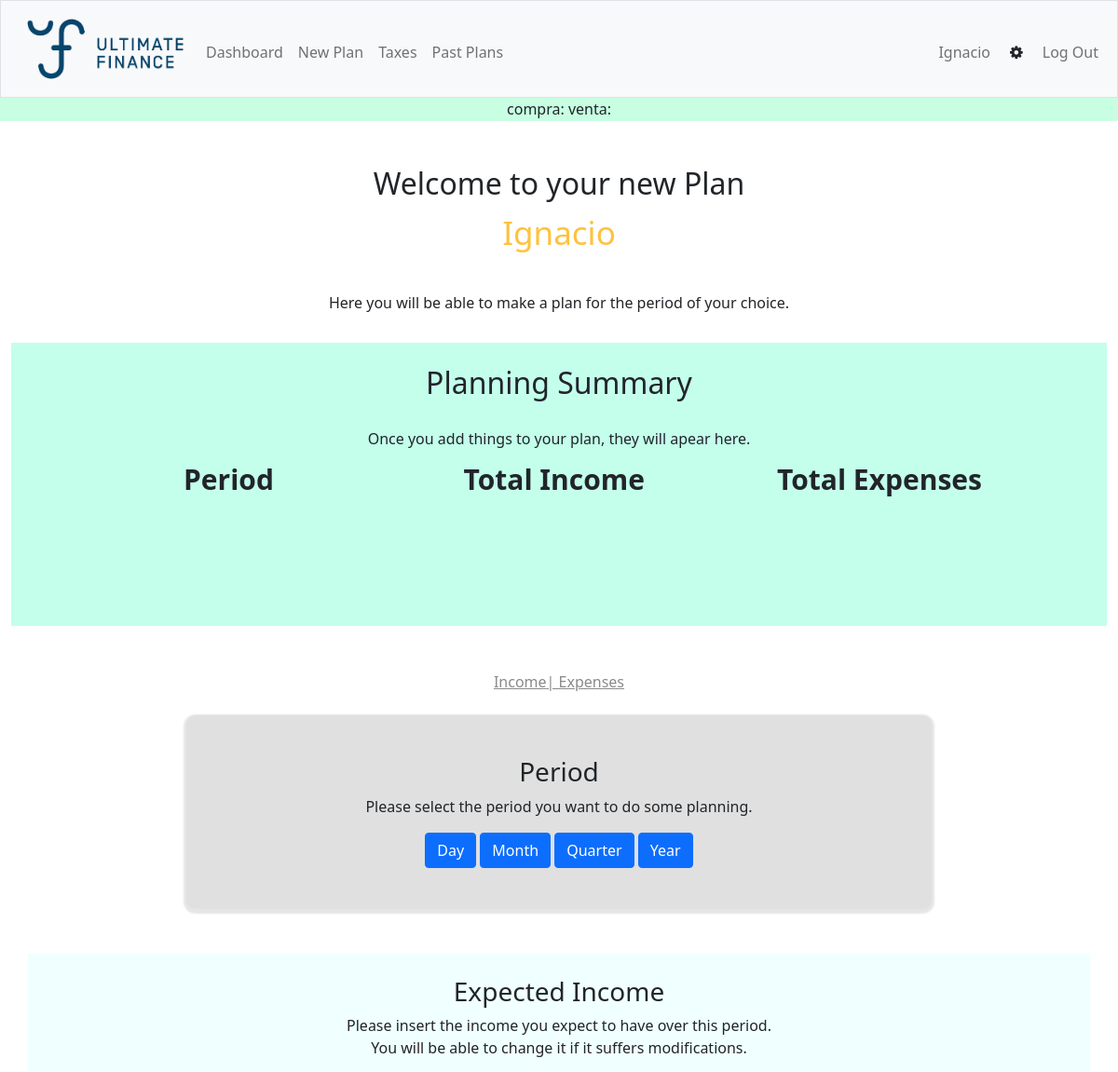
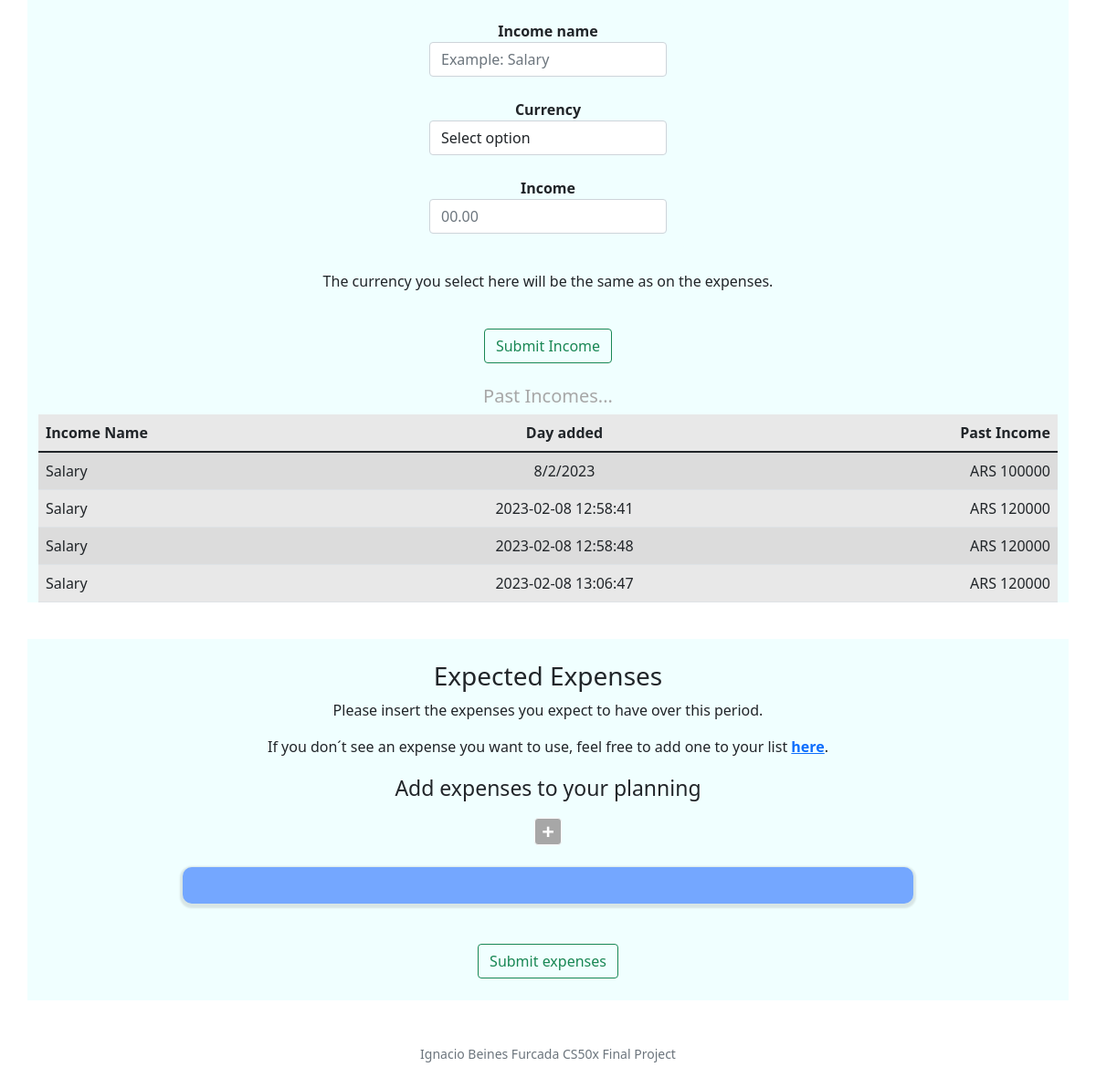
Page /new_plan (signed in) on the committed database (2 pictures, top to bottom).
### tables this page shows
CREATE TABLE users (id INTEGER PRIMARY KEY AUTOINCREMENT NOT NULL, username TEXT NOT NULL, hash TEXT NOT NULL, type_of_user TEXT, expertise TEXT, name TEXT, lastname TEXT, birth DATETIME);

CREATE TABLE incomes (id INTEGER PRIMARY KEY AUTOINCREMENT NOT NULL, day_added DATETIME NOT NULL,
name TEXT NOT NULL, user_id INTEGER, currency TEXT, income NUMERIC);

### app.py (the view, shortened to what this page needs)
@app.route("/new_plan", methods=["GET", "POST"])
@login_required
def new_plan():
    user_id = session["user_id"]
    name = db.execute("SELECT name FROM users WHERE id = ?", user_id)
    expenses = db.execute("SELECT * FROM expenses WHERE user_id = ?", user_id)
    now = datetime.now()
    incomes = db.execute("SELECT * FROM incomes WHERE user_id = ?", user_id)
    return render_template("new_plan.html", name=name, currencies=currencies, expenses=expenses, incomes=incomes)

### app.py (called while the page is built)
@app.after_request
def after_request(response):
    response.headers["Cache-Control"] = "no-cache, no-store, must-revalidate"
    response.headers["Expires"] = 0
    response.headers["Pragma"] = "no-cache"
    return response

### extras.py (called while the page is built)
def login_required(f):
    @wraps(f)
    def decorated_function(*args, **kwargs):
        if session.get("user_id") is None:
            return redirect("/login")
        return f(*args, **kwargs)
    return decorated_function

### templates/new_plan.html (shortened to what this page needs)
{% extends "layout.html" %}
{% block main %}
    <form action="/new_plan" method="post">
    <div>
        <h2 style="text-align:center">Welcome to your new Plan </h2>
        <p class="name" style="text-align:center" style="color:rgb(255, 168, 69)">{% for name in name %}{{ name.name }}{% endfor %}</p>
    </div>
    <br>
    <div>
        <h6 style="text-align:center">Here you will be able to make a plan for the period of your choice. <h6>
    </div>
    <br>
    <div class="summary">
        <br><h2>Planning Summary</h2>
        <br> <h6>Once you add things to your plan, they will apear here.</h6>
        <table class="summary_table text-center" style="width:90%">
            <tr >
              <th style="width:33%">Period</th>
              <th style="width:33%">Total Income</th>
              <th style="width:33%">Total Expenses</th>
            </tr>
            <tr style="height:100px">
                <td>{% block content3 %} {{ period }} {% endblock %}</td>
                <td></td>
                <td><td>
            </tr>
          </table>
          <br>
    </div>
    <br><br>
    <a class="hyperlinks" href="#income">Income</a><a class="hyperlinks" href="#expenses">|           Expenses</a>
    <br><br>
        <div class="period container">
            <br>
            <h3>Period</h3>
            <p>Please select the period you want to do some planning. </p>
            <input onclick="period();" class="btn btn-primary" id="day" name="day" type="submit" value="Day">
            <input onclick="period();" class="btn btn-primary" id="month" name="month" type="submit" value="Month">
            <input onclick="period();" class="btn btn-primary" id="quarter" name="quarter" type="submit" value="Quarter">
            <input onclick="period();" class="btn btn-primary" id="year" name="year" type="submit" value="Year">
            <br><br>
        </div><br><br>
        <div class="income container" id="income">
            <br><h3>Expected Income</h3>
            <p>Please insert the income you expect to have over this period.  <br>You will be able to change it if it suffers modifications.
            <div class="form-row expected_income" >
                <div class="col">
                    <strong>Income name</strong>
                    <input class="form-control" type="text" name="income_name" placeholder="Example: Salary"><br>
                    <strong>Currency</strong>
                    <select class="form-control" name="currency">
                        <option selected disabled>Select option</option>
                    </select>
                </div><br>
                <div class="col">
                    <strong>Income</strong>
                    <input class="form-control" type="text" name="income" placeholder="00.00">
                </div>
            </div>
            <p>The currency you select here will be the same as on the expenses.</p>
            <div>
                <br>
                <button class="btn btn-outline-success" type="submit">Submit Income</button>
                <br>
            </div>
            <br>
            <h5 class="past-incomes">Past Incomes...</h5>
            <table class="table table-striped grey">
                <thead>
                    <tr>
                        <th class="text-start">Income Name</th>
                        <th class="text-center">Day added</th>
                        <th class="text-end">Past Income</th>
                    </tr>
                </thead>
               <tbody>
                    {% for income in incomes %}
                        <tr>
                            <td class="text-start">{{ income.name }}</td>
                            <td class="text-center">{{ income.day_added }}</td>
                            <td class="text-end">{{ income.currency }} {{ income.income }}</td>
                        </tr>
                    {% endfor %}
                </tbody>
            </table>
        </div>
        <br>
        <div style="margin:auto" id="expenses" class="income container">
            <br><h3>Expected Expenses</h3>
            <p>Please insert the expenses you expect to have over this period.  <br><p>If you don´t see an expense you want to use, feel free to add one to your list <a href="/add_expense"><strong>here</strong></a>.</p>
            <p class="table_title">Add expenses to your planning</p>
            <a style="margin:auto" class="add btn btn-light">&plus;</a>
            <br>
            <div class="inp-group">
            </div>
            <div>
                <br>
                <button class="btn btn-outline-success" type="submit">Submit expenses</button>
                <br>
            </div>
            <br>
        </div>
    </form>
{% endblock %}

### templates/layout.html (shortened to what this page needs)
<!DOCTYPE html>
<html lang="en">
    <head>
        <link href="https://cdn.jsdelivr.net/npm/bootstrap@5.1.3/dist/css/bootstrap.min.css" rel="stylesheet">
        <link rel="stylesheet" href="https://cdnjs.cloudflare.com/ajax/libs/font-awesome/4.7.0/css/font-awesome.min.css">
        <link href="/static/styles.css" rel="stylesheet">
    </head>
    <body>
        <nav class="bg-light border navbar navbar-expand-md navbar-light">
            <div class="container-fluid">
                <img src="static/logo_ultimate_finance.png" alt="logo" width="200" height="auto" class="nav-link" href="/"/>
                <div class="collapse navbar-collapse" id="navbar">
                    {% if session["user_id"] %}
                        <ul class="navbar-nav me-auto mt-2">
                            <li class="nav-item"><a class="nav-link" href="/">Dashboard</a></li>
                            <li class="nav-item"><a class="nav-link" href="/new_plan">New Plan</a></li>
                            <li class="nav-item"><a class="nav-link" href="/taxes">Taxes</a></li>
                            <li class="nav-item"><a class="nav-link" href="/pas_plans">Past Plans</a></li>
                        </ul>
                        <ul class="navbar-nav ms-auto mt-2">
                            <li class="nav-item"><a class="nav-link">{% for name in name %}{{ name.name }}{% endfor %}</a></li>
                            <button class="btn" href="/settings"><i class="fa fa-gear" ></i></button>
                            <li class="nav-item"><a class="nav-link" href="/logout">Log Out</a></li>
                        </ul>
                    {% else %}
                        <ul class="navbar-nav ms-auto mt-2">
                            <li class="nav-item"><a class="nav-link" href="/register">Register</a></li>
                            <li class="nav-item"><a class="nav-link" href="/login">Log In</a></li>
                        </ul>
                    {% endif %}
                </div>
            </div>
        </nav>
        <div class="usd_values">
            <p> compra: {% block content1 %} {{ compra }} {% endblock %}
                venta:{% block content2 %} {{ venta }} {% endblock %}</p>
        </div>
        <main class="container-fluid py-5 text-center">
            {% block main %}{% endblock %}
        </main>
        <footer class="mb-5 small text-center text-muted">
            Ignacio Beines Furcada CS50x Final Project
        </footer>
    </body>
</html>

### static/styles.css (style rules this page uses)
body { min-height: 100vh; display: flex; flex-direction: column; }
footer { margin-top: auto; }
.income { background-color: azure; }
.past-incomes { color:rgb(167, 167, 167) }
.hyperlinks { color:rgb(138, 138, 138) }
.period { background-color: rgb(224, 224, 224); margin:auto; max-width: 800px; border-radius: 10px; width: auto; padding: 20px; margin-bottom: 20px; box-shadow: 0 2px 2px 3px rgba(0,0,0,0.1); }
.expected_income { background-color: azure; margin:auto; max-width: 800px; border-radius: 10px; width: 300px; padding: 20px; margin-bottom: 20px; }
.grey { background-color: rgba(128,128,128,.25); }
.container { text-align:center; margin: 0 auto; position: relative; }
form { text-align: center; align-items: center; }
.add { text-decoration: none; display: inline-block; background:rgb(167, 167, 167); color: #fff; font-size: 1.5rem; font-weight:bold; width: 30px; height: 30px; color: #fff; margin-left: auto; display: flex; justify-content: center; align-items: center; cursor: pointer; }
.inp-group { margin:auto; max-width: 800px; background: rgb(116, 167, 255); border-radius: 10px; width: auto; padding: 20px; margin-bottom: 20px; box-shadow: 0 2px 2px 3px rgba(0,0,0,0.1); }
.table_title { font-size: 23px; font-weight: 500; }
.summary { background-color: rgb(195, 255, 235); align-items: center; text-align: center; position: relative; }
.summary_table { margin: 10px auto; position: relative; padding: 15px; font-size: 30px; }
.name { font-size: 35px; color:#ffc23e }
.usd_values { background-color: #c8ffe3; align-items: center; text-align: center; position: relative; height: 25px; }
.grey { background-color: rgb(232, 232, 232); }

### rows in the picture
users: name "Ignacio"
incomes: name "Salary", day_added "8/2/2023", currency "ARS", income "100000"
incomes: name "Salary", day_added "2023-02-08 12:58:41", currency "ARS", income "120000"
incomes: name "Salary", day_added "2023-02-08 12:58:48", currency "ARS", income "120000"
incomes: name "Salary", day_added "2023-02-08 13:06:47", currency "ARS", income "120000"
